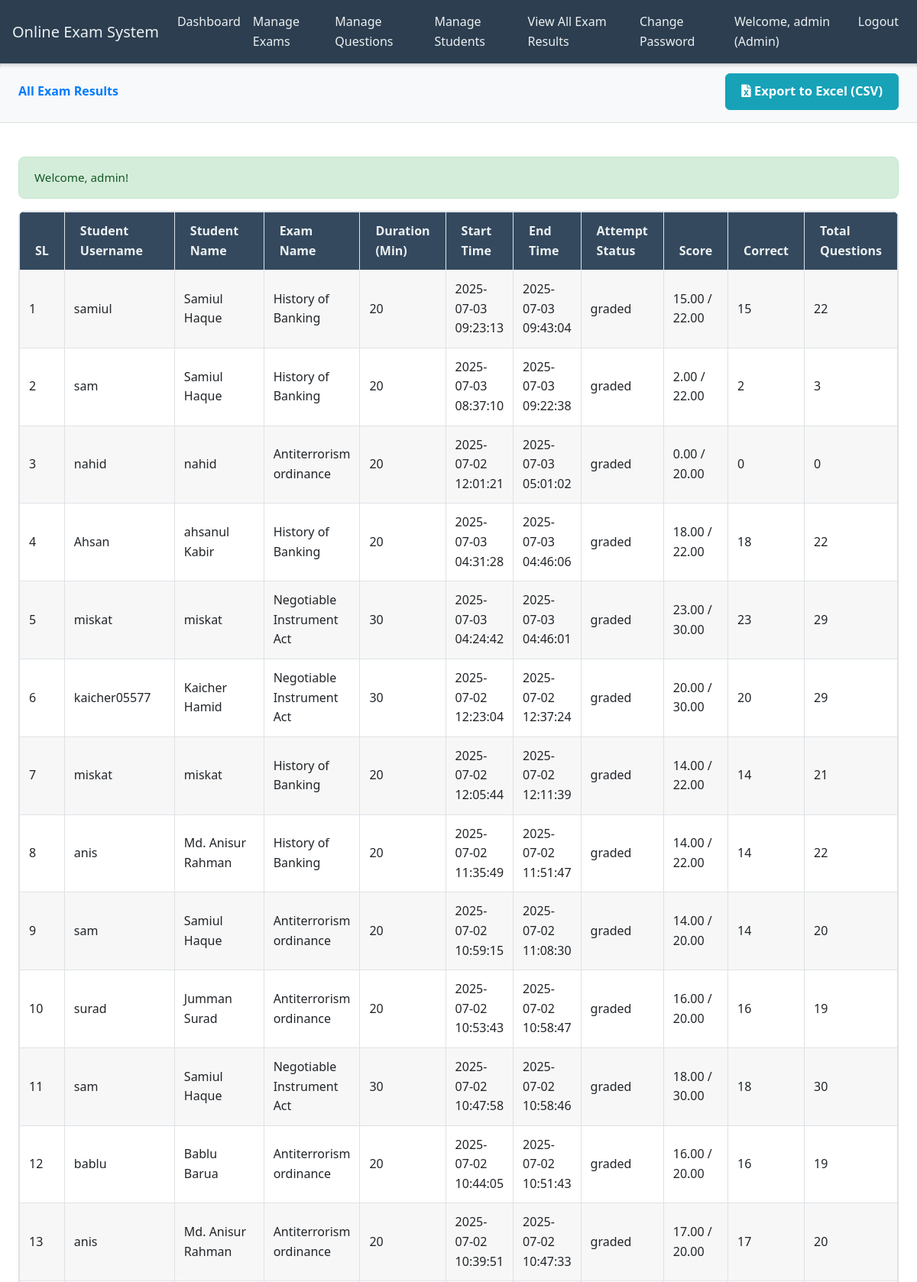
Screenshot of /view_results.php (signed in, upper part) with the database file from the repository.
### tables this page shows
CREATE TABLE `exam_attempts` (
  `attempt_id` int NOT NULL AUTO_INCREMENT,
  `student_id` int NOT NULL,
  `exam_id` varchar(50) NOT NULL,
  `start_time` datetime NOT NULL,
  `end_time` datetime DEFAULT NULL,
  `status` varchar(50) DEFAULT 'started',
  `score` decimal(5,2) DEFAULT NULL,
  `total_questions_answered` int DEFAULT '0',
  `total_questions_correct` int DEFAULT '0',
  PRIMARY KEY (`attempt_id`),
  KEY `student_id` (`student_id`),
  KEY `exam_id` (`exam_id`),
  CONSTRAINT `exam_attempts_ibfk_1` FOREIGN KEY (`student_id`) REFERENCES `users` (`userid`) ON DELETE CASCADE,
  CONSTRAINT `exam_attempts_ibfk_2` FOREIGN KEY (`exam_id`) REFERENCES `course` (`c_id`) ON DELETE CASCADE
);

CREATE TABLE `users` (
  `userid` int NOT NULL AUTO_INCREMENT,
  `username` varchar(100) NOT NULL,
  `password` varchar(255) NOT NULL,
  `email` varchar(255) DEFAULT NULL,
  `full_name` varchar(255) DEFAULT NULL,
  `usertype` varchar(50) NOT NULL DEFAULT 'Student',
  `status` varchar(50) NOT NULL DEFAULT 'active',
  `created_at` timestamp NULL DEFAULT CURRENT_TIMESTAMP,
  PRIMARY KEY (`userid`),
  UNIQUE KEY `username` (`username`),
  UNIQUE KEY `email` (`email`)
);

CREATE TABLE `course` (
  `c_id` varchar(50) NOT NULL,
  `c_name` varchar(255) NOT NULL,
  `c_category` varchar(100) DEFAULT NULL,
  `c_duration` int NOT NULL,
  `c_inst_name` varchar(255) DEFAULT NULL,
  `c_status` varchar(50) NOT NULL DEFAULT 'active',
  `c_type` varchar(50) NOT NULL DEFAULT 'exam',
  `division_br` varchar(100) DEFAULT NULL,
  `passing_marks` decimal(5,2) NOT NULL DEFAULT '0.00',
  `created_at` timestamp NULL DEFAULT CURRENT_TIMESTAMP,
  PRIMARY KEY (`c_id`)
);

### view_results.php (the view, shortened to what this page needs)
<?php
include('config.php');
$results_query = "
    SELECT
        ea.attempt_id,
        u.username,
        u.full_name AS student_name,
        c.c_id AS exam_c_id, -- Used to fetch total possible marks
        c.c_name AS exam_name,
        c.c_duration,
        c.passing_marks,
        ea.start_time,
        ea.end_time,
        ea.status AS attempt_status,
        ea.score,
        ea.total_questions_answered,
        ea.total_questions_correct,
        ce.mark_perct, -- *** ADDED THIS FOR PERCENTAGE ***
        ce.en_status AS final_enrollment_status -- Still useful for internal status check
    FROM exam_attempts ea
    JOIN users u ON ea.student_id = u.userid
    JOIN course c ON ea.exam_id = c.c_id
    LEFT JOIN course_enrollment ce ON ea.student_id = ce.student_id AND ea.exam_id = ce.course_id
    ORDER BY ea.end_time DESC
";
$results_run = mysqli_query($connection_db, $results_query);
include('includes/header.php');
?>
<div class="card-shadow mb-4">
    <div class="card-header py-3 d-flex justify-content-between align-items-center">
        <h6 class="m-0 font-weight-bold text-primary">All Exam Results</h6>
        <form action="<?= BASE_URL ?>export_results.php" method="POST">
            <button type="submit" name="export_csv" class="btn btn-info btn-sm">
                <i class="fas fa-file-excel"></i> Export to Excel (CSV)
            </button>
        </form>
    </div>
    <div class="card-body">
        <?php
        if (isset($_SESSION['success']) && $_SESSION['success'] != '') {
            echo '<div class="alert alert-success">' . $_SESSION['success'] . '</div>';
        }
        ?>
        <?php if (mysqli_num_rows($results_run) > 0) { ?>
            <div class="table-responsive">
                <table class="table table-bordered table-hover" id="resultsTable" width="100%" cellspacing="0">
                    <thead>
                        <tr>
                            <th>SL</th>
                            <th>Student Username</th>
                            <th>Student Name</th>
                            <th>Exam Name</th>
                            <th>Duration (Min)</th>
                            <th>Start Time</th>
                            <th>End Time</th>
                            <th>Attempt Status</th>
                            <th>Score</th>
                            <th>Correct</th>
                            <th>Total Questions</th>
                            <th>Percentage (%)</th> </tr>
                    </thead>
                    <tbody>
                        <?php $counter = 0;
                        while ($row = mysqli_fetch_assoc($results_run)) {
                            $counter++;
                            $actual_exam_c_id = $row['exam_c_id'];
                            $total_possible_marks = 0;
                            if ($actual_exam_c_id) {
                                $total_marks_query = "SELECT SUM(marks) AS total_marks FROM quiz_question WHERE exam_id = ?";
                                $stmt_total_marks = mysqli_prepare($connection_db, $total_marks_query);
                                mysqli_stmt_bind_param($stmt_total_marks, "s", $actual_exam_c_id);
                                mysqli_stmt_execute($stmt_total_marks);
                                $total_marks_result = mysqli_stmt_get_result($stmt_total_marks);
                                $total_marks_row = mysqli_fetch_assoc($total_marks_result);
                                $total_possible_marks = $total_marks_row['total_marks'] ?? 0;
                            }
                        ?>
                            <tr>
                                <td><?= $counter; ?></td>
                                <td><?= htmlspecialchars($row['username']); ?></td>
                                <td><?= htmlspecialchars($row['student_name']); ?></td>
                                <td><?= htmlspecialchars($row['exam_name']); ?></td>
                                <td><?= htmlspecialchars($row['c_duration']); ?></td>
                                <td><?= htmlspecialchars($row['start_time']); ?></td>
                                <td><?= htmlspecialchars($row['end_time'] ?? 'N/A'); ?></td>
                                <td><?= htmlspecialchars($row['attempt_status']); ?></td>
                                <td><?= htmlspecialchars($row['score'] ?? 'N/A'); ?> / <?= htmlspecialchars($total_possible_marks); ?></td>
                                <td><?= htmlspecialchars($row['total_questions_correct'] ?? 'N/A'); ?></td>
                                <td><?= htmlspecialchars($row['total_questions_answered'] ?? 'N/A'); ?></td>
                            </tr>
                        <?php } ?>
                    </tbody>
                </table>
            </div>
        <?php } else { ?>
            <div class="alert alert-info">No exam results found yet.</div>
        <?php } ?>
    </div>
</div>
<?php include('includes/footer.php'); ?>

### includes/header.php (style rules this page uses)
body { font-family: 'Segoe UI', Roboto, 'Helvetica Neue', Arial, sans-serif; background-color: #e9ecef; color: #343a40; line-height: 1.6; }
h1, h2, h3, h4, h5, h6 { font-weight: 600; color: #212529; }
.card-shadow { box-shadow: 0 8px 16px rgba(0,0,0,0.15); border-radius: 12px; overflow: hidden; background-color: #ffffff; border: none; }
.card-header { background-color: #f8f9fa; border-bottom: 1px solid #dee2e6; font-size: 1.15em; padding: 1.25rem 1.5rem; color: #495057; border-top-left-radius: 12px; border-top-right-radius: 12px; }
.card-body { padding: 1.5rem; }
.table-responsive { border-radius: 8px; overflow: hidden; border: 1px solid #dee2e6; }
.table { margin-bottom: 0; }
.table thead th { background-color: #34495e; color: #ecf0f1; border-bottom: none; padding: 0.75rem 1.25rem; }
.table tbody tr:nth-of-type(odd) { background-color: rgba(0,0,0,.03); }
.table td, .table th { vertical-align: middle; border-top: 1px solid #e3e6f0; }
.alert { margin-top: 20px; border-radius: 8px; padding: 1rem 1.25rem; font-size: 0.95em; line-height: 1.4; }
.alert-success { background-color: #d4edda; border-color: #c3e6cb; color: #155724; }
.btn { border-radius: 6px; padding: 0.65rem 1.25rem; font-size: 0.9em; font-weight: 600; transition: all 0.2s ease-in-out; }
.btn-info { background-color: #17a2b8; border-color: #17a2b8; }

### rows the page displays
exam_attempts: student.username "samiul", student.full_name "Samiul Haque", exam.c_name "History of Banking", exam.c_duration "20", start_time "2025-07-03 09:23:13", end_time "2025-07-03 09:43:04", status "graded", score "15.00", total_possible_marks "22.00", total_questions_correct "15", total_questions_answered "22"
exam_attempts: student.username "sam", student.full_name "Samiul Haque", exam.c_name "History of Banking", exam.c_duration "20", start_time "2025-07-03 08:37:10", end_time "2025-07-03 09:22:38", status "graded", score "2.00", total_possible_marks "22.00", total_questions_correct "2", total_questions_answered "3"
exam_attempts: student.username "nahid", student.full_name "nahid", exam.c_name "Antiterrorism ordinance", exam.c_duration "20", start_time "2025-07-02 12:01:21", end_time "2025-07-03 05:01:02", status "graded", score "0.00", total_possible_marks "20.00", total_questions_correct "0", total_questions_answered "0"
exam_attempts: student.username "Ahsan", student.full_name "ahsanul Kabir", exam.c_name "History of Banking", exam.c_duration "20", start_time "2025-07-03 04:31:28", end_time "2025-07-03 04:46:06", status "graded", score "18.00", total_possible_marks "22.00", total_questions_correct "18", total_questions_answered "22"
exam_attempts: student.username "miskat", student.full_name "miskat", exam.c_name "Negotiable Instrument Act", exam.c_duration "30", start_time "2025-07-03 04:24:42", end_time "2025-07-03 04:46:01", status "graded", score "23.00", total_possible_marks "30.00", total_questions_correct "23", total_questions_answered "29"
exam_attempts: student.username "kaicher05577", student.full_name "Kaicher Hamid", exam.c_name "Negotiable Instrument Act", exam.c_duration "30", start_time "2025-07-02 12:23:04", end_time "2025-07-02 12:37:24", status "graded", score "20.00", total_possible_marks "30.00", total_questions_correct "20", total_questions_answered "29"
exam_attempts: student.username "miskat", student.full_name "miskat", exam.c_name "History of Banking", exam.c_duration "20", start_time "2025-07-02 12:05:44", end_time "2025-07-02 12:11:39", status "graded", score "14.00", total_possible_marks "22.00", total_questions_correct "14", total_questions_answered "21"
exam_attempts: student.username "anis", student.full_name "Md. Anisur Rahman", exam.c_name "History of Banking", exam.c_duration "20", start_time "2025-07-02 11:35:49", end_time "2025-07-02 11:51:47", status "graded", score "14.00", total_possible_marks "22.00", total_questions_correct "14", total_questions_answered "22"
exam_attempts: student.username "sam", student.full_name "Samiul Haque", exam.c_name "Antiterrorism ordinance", exam.c_duration "20", start_time "2025-07-02 10:59:15", end_time "2025-07-02 11:08:30", status "graded", score "14.00", total_possible_marks "20.00", total_questions_correct "14", total_questions_answered "20"
exam_attempts: student.username "surad", student.full_name "Jumman Surad", exam.c_name "Antiterrorism ordinance", exam.c_duration "20", start_time "2025-07-02 10:53:43", end_time "2025-07-02 10:58:47", status "graded", score "16.00", total_possible_marks "20.00", total_questions_correct "16", total_questions_answered "19"
exam_attempts: student.username "sam", student.full_name "Samiul Haque", exam.c_name "Negotiable Instrument Act", exam.c_duration "30", start_time "2025-07-02 10:47:58", end_time "2025-07-02 10:58:46", status "graded", score "18.00", total_possible_marks "30.00", total_questions_correct "18", total_questions_answered "30"
exam_attempts: student.username "bablu", student.full_name "Bablu Barua", exam.c_name "Antiterrorism ordinance", exam.c_duration "20", start_time "2025-07-02 10:44:05", end_time "2025-07-02 10:51:43", status "graded", score "16.00", total_possible_marks "20.00", total_questions_correct "16", total_questions_answered "19"
exam_attempts: student.username "anis", student.full_name "Md. Anisur Rahman", exam.c_name "Antiterrorism ordinance", exam.c_duration "20", start_time "2025-07-02 10:39:51", end_time "2025-07-02 10:47:33", status "graded", score "17.00", total_possible_marks "20.00", total_questions_correct "17", total_questions_answered "20"

### other values shown
$_SESSION['username'] "admin"
$_SESSION['usertype'] "Admin"
$_SESSION['success'] "Welcome, admin!"
